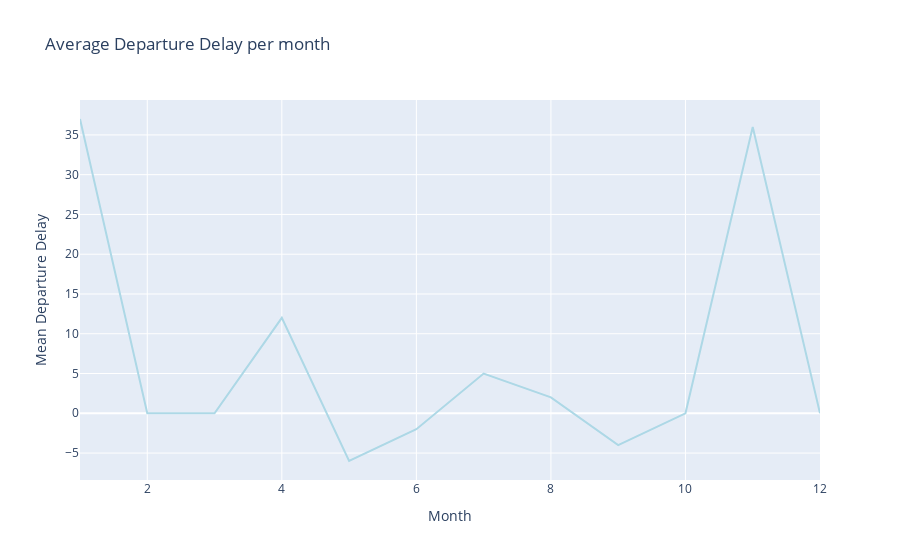

The cell this chart's notebook holds for it:
### Code cell
fig=go.Figure(data=go.Scatter(x=dep_delay['Month'], y=data['DepDelay'], mode='lines', marker=dict(color='lightblue')))
fig.update_layout(title='Average Departure Delay per month', xaxis_title='Month',yaxis_title='Mean Departure Delay')
fig.show()

### Figure 1 — Plotly figure (JSON) as saved in the notebook; plotly's stock layout.template omitted (floating-point values rounded to 4 significant figures; data arrays with more than 128 entries replaced by an {"elided": "..."} marker saying what was removed)
{"data": [{"marker": {"color": "lightblue"}, "mode": "lines", "type": "scatter", "x": [1, 2, 3, 4, 5, 6, 7, 8, 9, 10, 11, 12], "y": {"elided": "2000 int values"}}], "layout": {"title": {"text": "Average Departure Delay per month"}, "xaxis": {"title": {"text": "Month"}}, "yaxis": {"title": {"text": "Mean Departure Delay"}}}}
